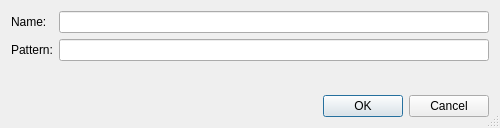
<?xml version="1.0" encoding="UTF-8"?>
<ui version="4.0">
 <class>FindFileFilterPropertiesDialog</class>
 <widget class="QDialog" name="FindFileFilterPropertiesDialog">
  <property name="geometry">
   <rect>
    <x>0</x>
    <y>0</y>
    <width>500</width>
    <height>128</height>
   </rect>
  </property>
  <property name="windowTitle">
   <string>File Filter Properties</string>
  </property>
  <property name="sizeGripEnabled">
   <bool>true</bool>
  </property>
  <layout class="QGridLayout" name="gridLayout">
   <item row="0" column="1">
    <widget class="QLineEdit" name="textEdit">
     <property name="toolTip">
      <string>Enter the name of the file filter.</string>
     </property>
     <property name="clearButtonEnabled">
      <bool>true</bool>
     </property>
    </widget>
   </item>
   <item row="1" column="1">
    <widget class="QLineEdit" name="patternEdit">
     <property name="toolTip">
      <string>Enter the pattern of the file filter. Multiple patterns must be separated by spaces.</string>
     </property>
     <property name="clearButtonEnabled">
      <bool>true</bool>
     </property>
    </widget>
   </item>
   <item row="1" column="0">
    <widget class="QLabel" name="label_2">
     <property name="text">
      <string>Pattern:</string>
     </property>
    </widget>
   </item>
   <item row="3" column="0" colspan="2">
    <widget class="QDialogButtonBox" name="buttonBox">
     <property name="orientation">
      <enum>Qt::Horizontal</enum>
     </property>
     <property name="standardButtons">
      <set>QDialogButtonBox::Cancel|QDialogButtonBox::Ok</set>
     </property>
    </widget>
   </item>
   <item row="0" column="0">
    <widget class="QLabel" name="label">
     <property name="text">
      <string>Name:</string>
     </property>
    </widget>
   </item>
   <item row="2" column="0" colspan="2">
    <widget class="QLabel" name="errorLabel">
     <property name="sizePolicy">
      <sizepolicy hsizetype="Expanding" vsizetype="Preferred">
       <horstretch>0</horstretch>
       <verstretch>0</verstretch>
      </sizepolicy>
     </property>
     <property name="wordWrap">
      <bool>true</bool>
     </property>
    </widget>
   </item>
  </layout>
 </widget>
 <resources/>
 <connections>
  <connection>
   <sender>buttonBox</sender>
   <signal>accepted()</signal>
   <receiver>FindFileFilterPropertiesDialog</receiver>
   <slot>accept()</slot>
   <hints>
    <hint type="sourcelabel">
     <x>248</x>
     <y>254</y>
    </hint>
    <hint type="destinationlabel">
     <x>157</x>
     <y>274</y>
    </hint>
   </hints>
  </connection>
  <connection>
   <sender>buttonBox</sender>
   <signal>rejected()</signal>
   <receiver>FindFileFilterPropertiesDialog</receiver>
   <slot>reject()</slot>
   <hints>
    <hint type="sourcelabel">
     <x>316</x>
     <y>260</y>
    </hint>
    <hint type="destinationlabel">
     <x>286</x>
     <y>274</y>
    </hint>
   </hints>
  </connection>
 </connections>
</ui>
